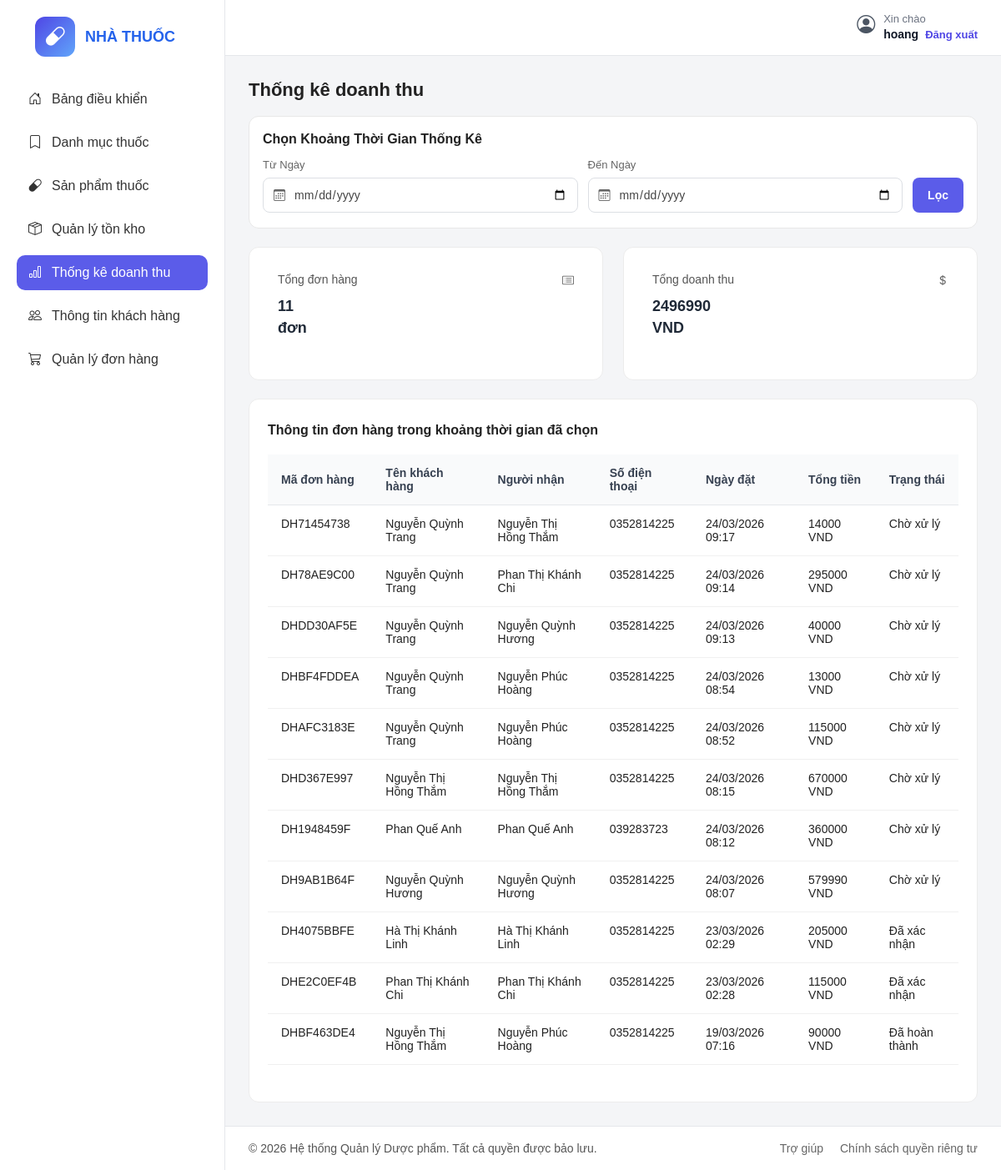
/dashboard/thong-ke/ (signed in), run on the app's committed database.
### core/models.py (models this page shows, shortened)
class Order(models.Model):
    STATUS_CHOICES = [
        ('pending', 'Chờ xử lý'),
        ('confirmed', 'Đã xác nhận'),
        ('completed', 'Đã hoàn thành'),
        ('cancelled', 'Đã hủy'),
    ]
    PAYMENT_CHOICES = [
        ('cash', 'Thanh toán tiền mặt'),
        ('bank', 'Thanh toán chuyển khoản'),
    ]
    customer = models.ForeignKey(Customer, on_delete=models.CASCADE)
    code = models.CharField(max_length=20, unique=True)
    status = models.CharField(max_length=20, choices=STATUS_CHOICES, default='pending')
    receiver_name = models.CharField(max_length=100)
    receiver_phone = models.CharField(max_length=20)
    delivery_address = models.CharField(max_length=255)
    subtotal = models.DecimalField(max_digits=12, decimal_places=2, default=0)
    note = models.TextField(blank=True)
    payment_method = models.CharField(max_length=20, choices=PAYMENT_CHOICES, default='cash')
    created_at = models.DateTimeField(auto_now_add=True)

class Customer(models.Model):
    user = models.OneToOneField(User, on_delete=models.CASCADE)
    full_name = models.CharField(max_length=100)
    address = models.CharField(max_length=255, blank=True)
    phone = models.CharField(max_length=20)
    avatar = models.ImageField(upload_to='avatars/', blank=True, null=True)

### core/views.py (the view)
# urls.py: path('dashboard/thong-ke/', views.admin_statistics, name='admin_statistics'),
@login_required
@user_passes_test(is_admin)
def admin_statistics(request):
    orders = Order.objects.select_related('customer').all().order_by('-created_at')
    start_date = request.GET.get('start_date')
    end_date = request.GET.get('end_date')
    if start_date:
        orders = orders.filter(created_at__date__gte=start_date)
    if end_date:
        orders = orders.filter(created_at__date__lte=end_date)
    total_orders = orders.count()
    total_revenue = orders.aggregate(total=Sum('subtotal'))['total'] or 0
    return render(request, 'admin_panel/thongke.html', {
        'orders': orders,
        'total_orders': total_orders,
        'total_revenue': total_revenue,
        'start_date': start_date,
        'end_date': end_date,
    })

### core/views.py (called while the page is built)
def is_admin(user):
    return user.is_staff

### templates/admin_panel/thongke.html (shortened to what this page needs)
{% load static %}
<!DOCTYPE html>
<html lang="vi">
<head>
  <link rel="stylesheet" href="{% static 'css/thongke.css' %}" />
  <link rel="stylesheet" href="https://cdn.jsdelivr.net/npm/bootstrap-icons@1.11.3/font/bootstrap-icons.min.css" />
</head>
<body>
  <div class="container">
    <aside class="sidebar">
      <div class="logo">
        <div class="logo-icon">
          <i class="bi bi-capsule"></i>
        </div>
        <div>
          <h2>NHÀ THUỐC</h2>
        </div>
      </div>
      <ul class="menu">
        <li><a href="{% url 'dashboard' %}"><i class="bi bi-house-door"></i> Bảng điều khiển</a></li>
        <li><a href="{% url 'admin_categories' %}"><i class="bi bi-bookmark"></i> Danh mục thuốc</a></li>
        <li><a href="{% url 'admin_products' %}"><i class="bi bi-capsule"></i> Sản phẩm thuốc</a></li>
        <li><a href="{% url 'admin_inventory' %}"><i class="bi bi-box-seam"></i> Quản lý tồn kho</a></li>
        <li class="active"><a href="{% url 'admin_statistics' %}"><i class="bi bi-bar-chart"></i> Thống kê doanh thu</a></li>
        <li><a href="{% url 'admin_customers' %}"><i class="bi bi-people"></i> Thông tin khách hàng</a></li>
        <li><a href="{% url 'admin_orders' %}"><i class="bi bi-cart3"></i>Quản lý đơn hàng</a></li>
      </ul>
    </aside>
    <main class="main-content">
      <header class="topbar">
        <div class="topbar-right">
          <div class="user-info user-info-vertical">
            <i class="bi bi-person-circle"></i>
            <div>
              <span>Xin chào</span>
              <strong>{{ user.get_full_name|default:user.username }}</strong>
              <a href="{% url 'logout' %}" class="logout-link">Đăng xuất</a>
            </div>
          </div>
        </div>
      </header>
    <section class="dashboard revenue-page">
      <h1>Thống kê doanh thu</h1>
      <form method="get" class="revenue-filter">
        <h3>Chọn Khoảng Thời Gian Thống Kê</h3>
        <div class="revenue-filter-row">
          <div class="revenue-input-group">
            <label for="fromDate">Từ Ngày</label>
            <div class="date-input">
              <i class="bi bi-calendar3"></i>
              <input type="date" id="fromDate" name="start_date" value="{{ start_date|default:'' }}">
            </div>
        </div>
        <div class="revenue-input-group">
          <label for="toDate">Đến Ngày</label>
          <div class="date-input">
            <i class="bi bi-calendar3"></i>
            <input type="date" id="toDate" name="end_date" value="{{ end_date|default:'' }}">
          </div>
        </div>
      <button type="submit" class="apply-filter-btn">Lọc</button>
    </div>
  </form>
  <div class="stats revenue-stats">
    <div class="card revenue-card">
      <div class="card-top">
        <p>Tổng đơn hàng</p>
        <i class="bi bi-card-list"></i>
      </div>
      <h2>{{ total_orders }}<br>đơn</h2>
    </div>
    <div class="card revenue-card">
      <div class="card-top">
        <p>Tổng doanh thu</p>
        <i class="bi bi-currency-dollar"></i>
      </div>
      <h2>{{ total_revenue|floatformat:0 }}<br>VND</h2>
    </div>
  </div>
  <div class="revenue-chart-box">
  <h2>Thông tin đơn hàng trong khoảng thời gian đã chọn</h2>
  <div class="table-wrapper">
    <table class="stats-table">
      <thead>
        <tr>
          <th>Mã đơn hàng</th>
          <th>Tên khách hàng</th>
          <th>Người nhận</th>
          <th>Số điện thoại</th>
          <th>Ngày đặt</th>
          <th>Tổng tiền</th>
          <th>Trạng thái</th>
        </tr>
      </thead>
      <tbody>
        {% for order in orders %}
        <tr>
          <td>{{ order.code }}</td>
          <td>{{ order.customer.full_name }}</td>
          <td>{{ order.receiver_name }}</td>
          <td>{{ order.receiver_phone }}</td>
          <td>{{ order.created_at|date:"d/m/Y H:i" }}</td>
          <td>{{ order.subtotal|floatformat:0 }} VND</td>
          <td>{{ order.get_status_display }}</td>
        </tr>
        {% empty %}
        <tr>
          <td colspan="7" class="empty-row">Không có đơn hàng nào trong khoảng thời gian này.</td>
        </tr>
        {% endfor %}
      </tbody>
    </table>
  </div>
</div>
</section>
      <footer class="footer">
        <p>© 2026 Hệ thống Quản lý Dược phẩm. Tất cả quyền được bảo lưu.</p>
        <div class="footer-links">
          <a href="#">Trợ giúp</a>
          <a href="#">Chính sách quyền riêng tư</a>
        </div>
      </footer>
    </main>
  </div>
</body>
</html>

### data on the page
Order: code "DH71454738", customer.full_name "Nguyễn Quỳnh Trang", receiver_name "Nguyễn Thị Hồng Thắm", receiver_phone "0352814225", created_at "24/03/2026 09:17", subtotal "14000", status "Chờ xử lý"
Order: code "DH78AE9C00", customer.full_name "Nguyễn Quỳnh Trang", receiver_name "Phan Thị Khánh Chi", receiver_phone "0352814225", created_at "24/03/2026 09:14", subtotal "295000", status "Chờ xử lý"
Order: code "DHDD30AF5E", customer.full_name "Nguyễn Quỳnh Trang", receiver_name "Nguyễn Quỳnh Hương", receiver_phone "0352814225", created_at "24/03/2026 09:13", subtotal "40000", status "Chờ xử lý"
Order: code "DHBF4FDDEA", customer.full_name "Nguyễn Quỳnh Trang", receiver_name "Nguyễn Phúc Hoàng", receiver_phone "0352814225", created_at "24/03/2026 08:54", subtotal "13000", status "Chờ xử lý"
Order: code "DHAFC3183E", customer.full_name "Nguyễn Quỳnh Trang", receiver_name "Nguyễn Phúc Hoàng", receiver_phone "0352814225", created_at "24/03/2026 08:52", subtotal "115000", status "Chờ xử lý"
Order: code "DHD367E997", customer.full_name "Nguyễn Thị Hồng Thắm", receiver_name "Nguyễn Thị Hồng Thắm", receiver_phone "0352814225", created_at "24/03/2026 08:15", subtotal "670000", status "Chờ xử lý"
Order: code "DH1948459F", customer.full_name "Phan Quế Anh", receiver_name "Phan Quế Anh", receiver_phone "039283723", created_at "24/03/2026 08:12", subtotal "360000", status "Chờ xử lý"
Order: code "DH9AB1B64F", customer.full_name "Nguyễn Quỳnh Hương", receiver_name "Nguyễn Quỳnh Hương", receiver_phone "0352814225", created_at "24/03/2026 08:07", subtotal "579990", status "Chờ xử lý"
Order: code "DH4075BBFE", customer.full_name "Hà Thị Khánh Linh", receiver_name "Hà Thị Khánh Linh", receiver_phone "0352814225", created_at "23/03/2026 02:29", subtotal "205000", status "Đã xác nhận"
Order: code "DHE2C0EF4B", customer.full_name "Phan Thị Khánh Chi", receiver_name "Phan Thị Khánh Chi", receiver_phone "0352814225", created_at "23/03/2026 02:28", subtotal "115000", status "Đã xác nhận"
Order: code "DHBF463DE4", customer.full_name "Nguyễn Thị Hồng Thắm", receiver_name "Nguyễn Phúc Hoàng", receiver_phone "0352814225", created_at "19/03/2026 07:16", subtotal "90000", status "Đã hoàn thành"

### other printed values
{{ user.get_full_name|default:user.username }} "hoang"
{{ total_orders }} "11"
{{ total_revenue|floatformat:0 }} "2496990"
